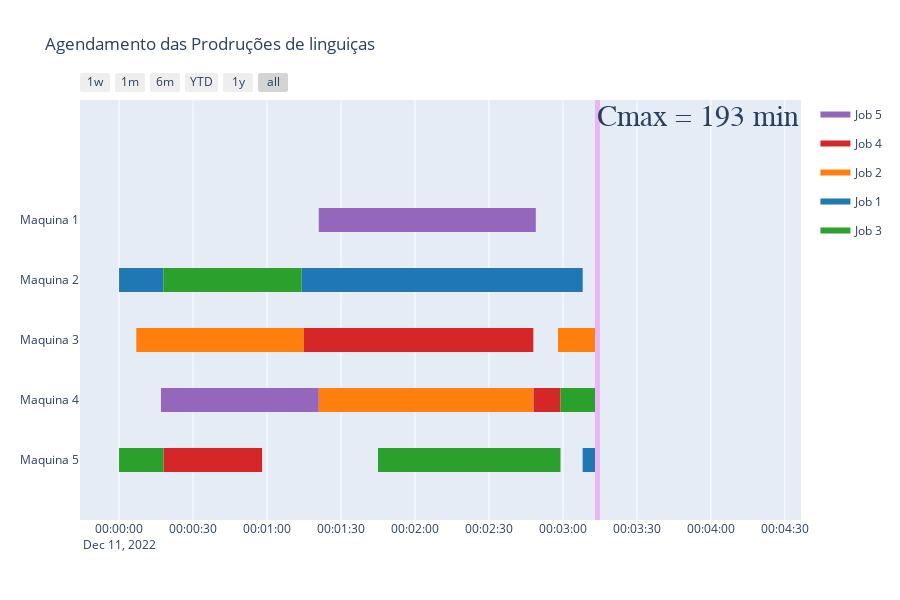

This figure's notebook cell:
### Code cell
import pandas as pd
import plotly.figure_factory as ff
import datetime
from operator import itemgetter


m_keys=[j+1 for j in range(6)]
j_keys=[j for j in range(5)]
index_record=[]
j_record={}

for var in x:
    if x[var].varValue==1:
        start_time=str(datetime.timedelta(seconds=st[var[0],var[1],var[2]].varValue)) # convert seconds to hours, minutes and seconds
        end_time=str(datetime.timedelta(seconds=ct[var[0],var[1],var[2]].varValue))
        j_record[(var[0],var[1],var[2])]=[start_time,end_time]
        index_record.append([var[0],var[1],var[2]])
index_record.sort(key=itemgetter(2))
        

df=[]
for i in index_record:
    df.append(dict(Task='Maquina %s'%(i[2]), Start='2022-12-11 %s'%(str(j_record[(i[0],i[1],i[2])][0])), Finish='2022-12-11 %s'%(str(j_record[(i[0],i[1],i[2])][1])),Resource='Job %s'%(i[0])))
    
fig = ff.create_gantt(df, index_col='Resource', show_colorbar=True, group_tasks=True, showgrid_x=True, title='Agendamento das Prodruções de linguiças')
# fig.add_vline(x="2022-12-11 00:03:13", annotation_text="decline", annotation_position="top left")
fig.add_vrect(x0="2022-12-11 00:03:13", x1="2022-12-11 00:03:15", row="all", col=1, annotation_text="Cmax = 193 min", annotation_position="top left", fillcolor="violet", opacity=0.50, line_width=0, annotation=dict(font_size=30, font_family="Times New Roman"))
fig

### Figure 1 — Plotly figure (JSON) as saved in the notebook; plotly's stock layout.template omitted (floating-point values rounded to 4 significant figures)
{"data": [{"fill": "toself", "fillcolor": "rgb(148, 103, 189)", "hoverinfo": "name", "legendgroup": "rgb(148, 103, 189)", "mode": "none", "name": "Job 5", "showlegend": true, "type": "scatter", "x": ["2022-12-11 0:01:21", "2022-12-11 0:02:49", "2022-12-11 0:02:49", "2022-12-11 0:01:21", "2022-12-11 0:01:21", "2022-12-11 0:00:17", "2022-12-11 0:01:21", "2022-12-11 0:01:21", "2022-12-11 0:00:17"], "y": [3.8, 3.8, 4.2, 4.2, null, 0.8, 0.8, 1.2, 1.2]}, {"fill": "toself", "fillcolor": "rgb(214, 39, 40)", "hoverinfo": "name", "legendgroup": "rgb(214, 39, 40)", "mode": "none", "name": "Job 4", "showlegend": true, "type": "scatter", "x": ["2022-12-11 0:01:15", "2022-12-11 0:01:28", "2022-12-11 0:01:28", "2022-12-11 0:01:15", "2022-12-11 0:01:15", "2022-12-11 0:01:28", "2022-12-11 0:02:48", "2022-12-11 0:02:48", "2022-12-11 0:01:28", "2022-12-11 0:01:28", "2022-12-11 0:02:48", "2022-12-11 0:02:59", "2022-12-11 0:02:59", "2022-12-11 0:02:48", "2022-12-11 0:02:48", "2022-12-11 0:00:18", "2022-12-11 0:00:58", "2022-12-11 0:00:58", "2022-12-11 0:00:18"], "y": [1.8, 1.8, 2.2, 2.2, null, 1.8, 1.8, 2.2, 2.2, null, 0.8, 0.8, 1.2, 1.2, null, -0.2, -0.2, 0.2, 0.2]}, {"fill": "toself", "fillcolor": "rgb(255, 127, 14)", "hoverinfo": "name", "legendgroup": "rgb(255, 127, 14)", "mode": "none", "name": "Job 2", "showlegend": true, "type": "scatter", "x": ["2022-12-11 0:00:07", "2022-12-11 0:01:15", "2022-12-11 0:01:15", "2022-12-11 0:00:07", "2022-12-11 0:00:07", "2022-12-11 0:02:58", "2022-12-11 0:03:13", "2022-12-11 0:03:13", "2022-12-11 0:02:58", "2022-12-11 0:02:58", "2022-12-11 0:01:21", "2022-12-11 0:02:48", "2022-12-11 0:02:48", "2022-12-11 0:01:21"], "y": [1.8, 1.8, 2.2, 2.2, null, 1.8, 1.8, 2.2, 2.2, null, 0.8, 0.8, 1.2, 1.2]}, {"fill": "toself", "fillcolor": "rgb(31, 119, 180)", "hoverinfo": "name", "legendgroup": "rgb(31, 119, 180)", "mode": "none", "name": "Job 1", "showlegend": true, "type": "scatter", "x": ["2022-12-11 0:00:00", "2022-12-11 0:00:18", "2022-12-11 0:00:18", "2022-12-11 0:00:00", "2022-12-11 0:00:00", "2022-12-11 0:01:14", "2022-12-11 0:02:28", "2022-12-11 0:02:28", "2022-12-11 0:01:14", "2022-12-11 0:01:14", "2022-12-11 0:02:28", "2022-12-11 0:03:08", "2022-12-11 0:03:08", "2022-12-11 0:02:28", "2022-12-11 0:02:28", "2022-12-11 0:03:08", "2022-12-11 0:03:13", "2022-12-11 0:03:13", "2022-12-11 0:03:08"], "y": [2.8, 2.8, 3.2, 3.2, null, 2.8, 2.8, 3.2, 3.2, null, 2.8, 2.8, 3.2, 3.2, null, -0.2, -0.2, 0.2, 0.2]}, {"fill": "toself", "fillcolor": "rgb(44, 160, 44)", "hoverinfo": "name", "legendgroup": "rgb(44, 160, 44)", "mode": "none", "name": "Job 3", "showlegend": true, "type": "scatter", "x": ["2022-12-11 0:00:18", "2022-12-11 0:01:14", "2022-12-11 0:01:14", "2022-12-11 0:00:18", "2022-12-11 0:00:18", "2022-12-11 0:02:59", "2022-12-11 0:03:13", "2022-12-11 0:03:13", "2022-12-11 0:02:59", "2022-12-11 0:02:59", "2022-12-11 0:00:00", "2022-12-11 0:00:18", "2022-12-11 0:00:18", "2022-12-11 0:00:00", "2022-12-11 0:00:00", "2022-12-11 0:01:45", "2022-12-11 0:02:59", "2022-12-11 0:02:59", "2022-12-11 0:01:45"], "y": [2.8, 2.8, 3.2, 3.2, null, 0.8, 0.8, 1.2, 1.2, null, -0.2, -0.2, 0.2, 0.2, null, -0.2, -0.2, 0.2, 0.2]}, {"legendgroup": "rgb(148, 103, 189)", "marker": {"color": "rgb(148, 103, 189)", "opacity": 0, "size": 1}, "mode": "markers", "name": "", "showlegend": false, "text": [null, null, null, null], "type": "scatter", "x": ["2022-12-11 0:01:21", "2022-12-11 0:02:49", "2022-12-11 0:00:17", "2022-12-11 0:01:21"], "y": [4, 4, 1, 1]}, {"legendgroup": "rgb(214, 39, 40)", "marker": {"color": "rgb(214, 39, 40)", "opacity": 0, "size": 1}, "mode": "markers", "name": "", "showlegend": false, "text": [null, null, null, null, null, null, null, null], "type": "scatter", "x": ["2022-12-11 0:01:15", "2022-12-11 0:01:28", "2022-12-11 0:01:28", "2022-12-11 0:02:48", "2022-12-11 0:02:48", "2022-12-11 0:02:59", "2022-12-11 0:00:18", "2022-12-11 0:00:58"], "y": [2, 2, 2, 2, 1, 1, 0, 0]}, {"legendgroup": "rgb(255, 127, 14)", "marker": {"color": "rgb(255, 127, 14)", "opacity": 0, "size": 1}, "mode": "markers", "name": "", "showlegend": false, "text": [null, null, null, null, null, null], "type": "scatter", "x": ["2022-12-11 0:00:07", "2022-12-11 0:01:15", "2022-12-11 0:02:58", "2022-12-11 0:03:13", "2022-12-11 0:01:21", "2022-12-11 0:02:48"], "y": [2, 2, 2, 2, 1, 1]}, {"legendgroup": "rgb(31, 119, 180)", "marker": {"color": "rgb(31, 119, 180)", "opacity": 0, "size": 1}, "mode": "markers", "name": "", "showlegend": false, "text": [null, null, null, null, null, null, null, null], "type": "scatter", "x": ["2022-12-11 0:00:00", "2022-12-11 0:00:18", "2022-12-11 0:01:14", "2022-12-11 0:02:28", "2022-12-11 0:02:28", "2022-12-11 0:03:08", "2022-12-11 0:03:08", "2022-12-11 0:03:13"], "y": [3, 3, 3, 3, 3, 3, 0, 0]}, {"legendgroup": "rgb(44, 160, 44)", "marker": {"color": "rgb(44, 160, 44)", "opacity": 0, "size": 1}, "mode": "markers", "name": "", "showlegend": false, "text": [null, null, null, null, null, null, null, null], "type": "scatter", "x": ["2022-12-11 0:00:18", "2022-12-11 0:01:14", "2022-12-11 0:02:59", "2022-12-11 0:03:13", "2022-12-11 0:00:00", "2022-12-11 0:00:18", "2022-12-11 0:01:45", "2022-12-11 0:02:59"], "y": [3, 3, 1, 1, 0, 0, 0, 0]}], "layout": {"annotations": [{"font": {"family": "Times New Roman", "size": 30}, "showarrow": false, "text": "Cmax = 193 min", "x": "2022-12-11 00:03:13", "xanchor": "left", "xref": "x", "y": 1, "yanchor": "top", "yref": "y domain"}], "height": 600, "hovermode": "closest", "shapes": [{"fillcolor": "violet", "line": {"width": 0}, "opacity": 0.5, "type": "rect", "x0": "2022-12-11 00:03:13", "x1": "2022-12-11 00:03:15", "xref": "x", "y0": 0, "y1": 1, "yref": "y domain"}], "showlegend": true, "title": {"text": "Agendamento das Prodruções de linguiças"}, "xaxis": {"rangeselector": {"buttons": [{"count": 7, "label": "1w", "step": "day", "stepmode": "backward"}, {"count": 1, "label": "1m", "step": "month", "stepmode": "backward"}, {"count": 6, "label": "6m", "step": "month", "stepmode": "backward"}, {"count": 1, "label": "YTD", "step": "year", "stepmode": "todate"}, {"count": 1, "label": "1y", "step": "year", "stepmode": "backward"}, {"step": "all"}]}, "showgrid": true, "type": "date", "zeroline": false}, "yaxis": {"autorange": false, "range": [-1, 6], "showgrid": false, "ticktext": ["Maquina 5", "Maquina 4", "Maquina 3", "Maquina 2", "Maquina 1"], "tickvals": [0, 1, 2, 3, 4], "zeroline": false}}}
